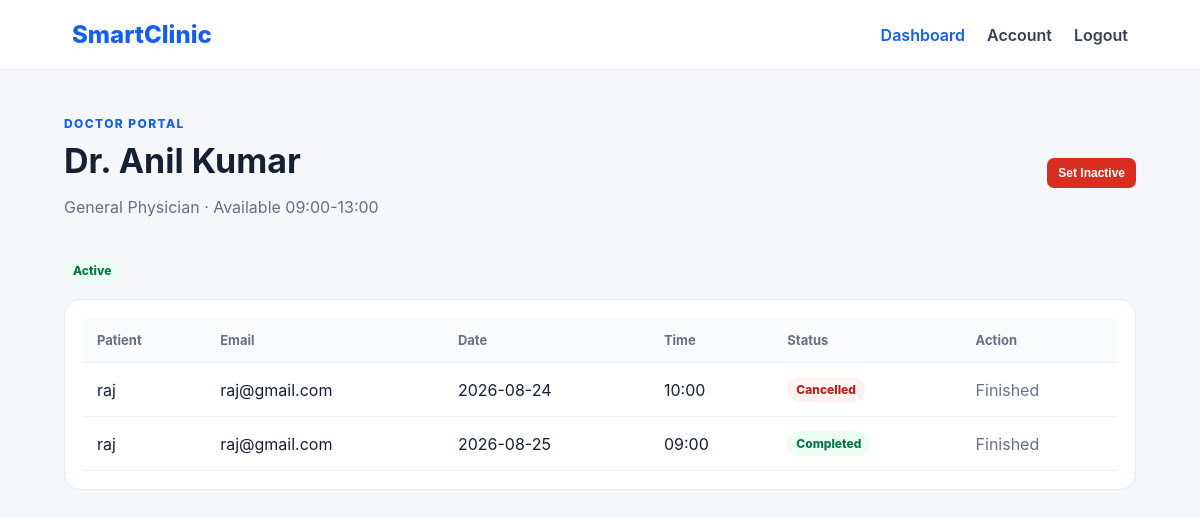
The app's page /doctor-dashboard (signed in) with its own data.
### tables this page shows
CREATE TABLE doctors (
            id INTEGER PRIMARY KEY AUTOINCREMENT,
            name TEXT NOT NULL,
            specialization TEXT NOT NULL,
            available_time TEXT NOT NULL,
            user_id INTEGER
        , is_active INTEGER NOT NULL DEFAULT 1, hospital_name TEXT, city TEXT);

CREATE TABLE appointments (
            id INTEGER PRIMARY KEY AUTOINCREMENT,
            patient_id INTEGER NOT NULL,
            doctor_id INTEGER NOT NULL,
            appointment_date TEXT NOT NULL,
            appointment_time TEXT NOT NULL,
            status TEXT NOT NULL DEFAULT 'Booked'
        , cancellation_reason TEXT);

CREATE TABLE users (
            id INTEGER PRIMARY KEY AUTOINCREMENT,
            name TEXT NOT NULL,
            email TEXT UNIQUE NOT NULL,
            password TEXT NOT NULL,
            role TEXT NOT NULL DEFAULT 'patient'
        );

### app.py (the view)
@app.route("/doctor-dashboard")
@login_required
def doctor_dashboard():
    if current_user.role != "doctor":
        return redirect(url_for("dashboard"))
    conn = get_db()
    doctor = conn.execute(
        "SELECT * FROM doctors WHERE user_id=?", (current_user.id,)
    ).fetchone()
    if not doctor:
        conn.close()
        flash("Doctor profile not found.", "error")
        return redirect(url_for("logout"))
    appointments = conn.execute("""
        SELECT a.id,a.appointment_date,a.appointment_time,a.status,
               u.name AS patient_name,u.email AS patient_email
        FROM appointments a
        JOIN users u ON a.patient_id=u.id
        WHERE a.doctor_id=?
        ORDER BY a.appointment_date,a.appointment_time
    """, (doctor["id"],)).fetchall()
    conn.close()
    return render_template("doctor_dashboard.html", doctor=doctor, appointments=appointments)

### app.py (called while the page is built)
def get_db():
    conn = sqlite3.connect(DB)
    conn.row_factory = sqlite3.Row
    return conn

@login_manager.user_loader
def load_user(user_id):
    conn = get_db()
    user = conn.execute(
        "SELECT id, name, email, role FROM users WHERE id = ?", (user_id,)
    ).fetchone()
    conn.close()
    if user:
        return User(user["id"], user["name"], user["email"], user["role"])
    return None

@app.context_processor
def inject_helpers():
    return {"today": date.today().isoformat()}

### templates/doctor_dashboard.html (shortened to what this page needs)
{% extends "base.html" %}
{% block content %}
<div class="page-head"><div><span class="eyebrow">DOCTOR PORTAL</span><h1>Dr. {{ doctor.name.replace('Dr. ','') }}</h1><p>{{ doctor.specialization }} · Available {{ doctor.available_time }}</p></div>
<form method="POST" action="{{ url_for('doctor_status') }}">
	<button class="small-button {% if doctor.is_active %}danger{% endif %}" type="submit">Set {{ 'Inactive' if doctor.is_active else 'Active' }}</button>
</form></div>
<p><span class="status {{ 'active' if doctor.is_active else 'inactive' }}">{{ 'Active' if doctor.is_active else 'Inactive' }}</span></p>
{% if appointments %}
<div class="table-wrap">
<table>
<thead><tr><th>Patient</th><th>Email</th><th>Date</th><th>Time</th><th>Status</th><th>Action</th></tr></thead>
<tbody>
{% for a in appointments %}
<tr>
<td>{{ a.patient_name }}</td>
<td>{{ a.patient_email }}</td>
<td>{{ a.appointment_date }}</td>
<td>{{ a.appointment_time }}</td>
<td><span class="status {{ a.status|lower }}">{{ a.status }}</span></td>
<td>
{% if a.status == 'Booked' %}
<form class="inline" method="POST" action="{{ url_for('doctor_appointment_action', appointment_id=a.id, action='Completed') }}"><button class="small-button" type="submit">Complete</button></form>
<form class="inline" method="POST" action="{{ url_for('doctor_appointment_action', appointment_id=a.id, action='Cancelled') }}"><button class="small-button danger" type="submit">Cancel</button></form>
{% else %}<span class="muted">Finished</span>{% endif %}
</td>
</tr>
{% endfor %}
</tbody>
</table>
</div>
{% else %}
<div class="empty"><h2>No appointments</h2><p>No patients have booked you yet.</p></div>
{% endif %}
{% endblock %}

### templates/base.html (shortened to what this page needs)
<!DOCTYPE html>
<html lang="en">
<head>
    <link rel="stylesheet" href="{{ url_for('static', filename='css/style.css') }}">
</head>
<body>
<nav class="navbar">
    <a class="brand" href="{{ url_for('home') }}">SmartClinic</a>
    <div class="navlinks">
        {% if current_user.is_authenticated %}
            <a class="{% if request.endpoint in ['dashboard', 'patient_dashboard', 'doctor_dashboard', 'admin_dashboard'] %}active{% endif %}" href="{{ url_for('dashboard') }}">Dashboard</a>
            <a class="{% if request.endpoint == 'profile' %}active{% endif %}" href="{{ url_for('profile') }}">Account</a>
            <a href="{{ url_for('logout') }}">Logout</a>
        {% else %}
            <a href="{{ url_for('login') }}">Client Login</a>
            <a href="{{ url_for('doctor_login') }}">Doctor Login</a>
            <a class="nav-button" href="{{ url_for('register') }}">Register</a>
        {% endif %}
    </div>
</nav>
<main class="container">
    {% block content %}{% endblock %}
</main>
</body>
</html>

### static/css/style.css (style rules this page uses)
* { box-sizing:border-box }
body { margin:0;font-family:Inter,Segoe UI,Arial,sans-serif;background:#f5f7fb;color:#172033 }
.navbar { height:70px;background:#fff;border-bottom:1px solid #e7eaf0;display:flex;align-items:center;justify-content:space-between;padding:0 6%;position:sticky;top:0;z-index:10 }
.brand { font-size:24px;font-weight:800;color:#155eef;text-decoration:none }
.navlinks { display:flex;gap:22px;align-items:center }
.navlinks a { color:#344054;text-decoration:none;font-weight:600 }
.navlinks a.active { color:#155eef }
.container { max-width:1120px;margin:0 auto;padding:42px 24px }
.eyebrow { font-size:12px;font-weight:800;letter-spacing:1.4px;color:#155eef }
.page-head { display:flex;justify-content:space-between;align-items:center;margin-bottom:25px }
.page-head h1 { margin:8px 0;font-size:34px }
.page-head p { color:#667085 }
.muted { color:#667085 }
.table-wrap { background:#fff;border:1px solid #e7eaf0;border-radius:16px;padding:18px;overflow:auto;margin-bottom:22px }
table { width:100%;border-collapse:collapse;min-width:760px }
th,td { text-align:left;padding:14px;border-bottom:1px solid #eef0f4 }
th { font-size:13px;color:#667085;background:#fafbfc }
.status { display:inline-block;padding:5px 9px;border-radius:999px;font-size:12px;font-weight:800 }
.status.completed { background:#ecfdf3;color:#067647 }
.status.cancelled { background:#fef3f2;color:#b42318 }
.status.active { background:#ecfdf3;color:#067647 }
.small-button { display:inline-block;border:0;background:#155eef;color:#fff;text-decoration:none;padding:8px 11px;border-radius:7px;font-weight:700;cursor:pointer;font-size:12px }
.small-button.danger { background:#d92d20 }

### records on screen
doctors: name.replace "Anil Kumar", specialization "General Physician", available_time "09:00-13:00", is_active "Inactive", is_active "Active"
appointments: patient_name "raj", patient_email "raj@gmail.com", appointment_date "2026-08-24", appointment_time "10:00", status "Cancelled", shows "Finished"
appointments: patient_name "raj", patient_email "raj@gmail.com", appointment_date "2026-08-25", appointment_time "09:00", status "Completed", shows "Finished"
